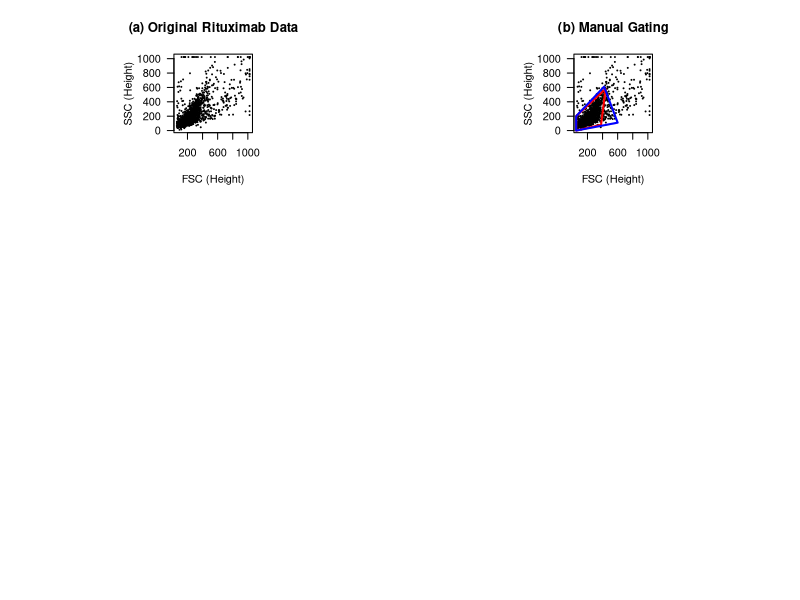

Source code (R): (Note: this script raises an error after producing the figure.)
####----------------------------- Introduction -----------------------------####

  # Load all files in functions directory
  sapply(list.files(path = 'functions', full.names = TRUE), source)
  
  # Load the Rituximab Data
  rit <- read.csv(file = 'data/rituximab/rituximab.csv')

  # Set up the layout matrix for the graphics
  par(pty = "s")
  nf <- layout(matrix(c(1, 3, 5, 2, 4, 6), nrow = 3, ncol = 2))
  
  # Plot 1: Two FCM Variables
  plot(x = rit$FSC.H, y = rit$SSC.H, xlab = "FSC (Height)", las = 1,
       ylab = "SSC (Height)", main = "(a) Original Rituximab Data", cex = 0.2)

  # Plot 2: Subjective Manual Gating
  plot(x = rit$FSC.H, y = rit$SSC.H, xlab = "FSC (Height)", las = 1,
       ylab = "SSC (Height)", main = "(b) Manual Gating", cex = 0.2)
  polygon(x = c(50, 50, 440, 380), y = c(0, 200, 580, 80),
          border = "red", lwd = 2, lty = 1)
  polygon(x = c(50, 50, 420, 600), y = c(0, 200, 610, 110),
          border = "blue", lwd = 2, lty = 1)
  
  # Plot 3: Lo's Approach
  lo.rit <- flowClust(x = rit, varNames = c("FSC.H", "SSC.H"), K = 1)
  plot(lo.rit, data = rit, xlab = "FSC (Height)", 
       ylab = "SSC (Height)", las = 1, 
       main = "(c) Lo et al. (2008) Approach", show.outliers = TRUE,
       pch.outliers = 20, cex = 1.5, cex.outliers = 0.4)

  # Plot 4: Lattice Structure of FCM Data
  plot(x = rit$FSC.H, y = rit$SSC.H, xlab = "FSC (Height)", las = 1,
       ylab = "SSC (Height)", xlim = c(200, 220), ylim = c(170, 190),
       main = "(d) Lattice Structure of FCM Data")
  abline(h = seq(from = 170, by = 1, to = 190), col = "gray", lty = 1)
  abline(v = seq(from = 200, by = 1, to = 220), col = "gray", lty = 1)
  
  # Plot 5: Multi-Resolution Analysis Probability Map
  plot.mrf_gating(hier.rit, main = "(e) Chapter 5: Probability Map",
  				  xlab = "FSC (Height)", ylab = "SSC (Height)", cex = 0)

  # Plot 6: Multi-Resolution Analysis Clusters
  plot(hier.rit$orig, xlim = c(0, 1023), ylim = c(0,1023),
       main = "(f) Chapter 5: Clusters", las = 1,
       xlab = "FSC (Height)", ylab = "SSC (Height)",
       col = ifelse(hier.rit$groups == 0, "grey", "blue"), cex = 0.2)
  